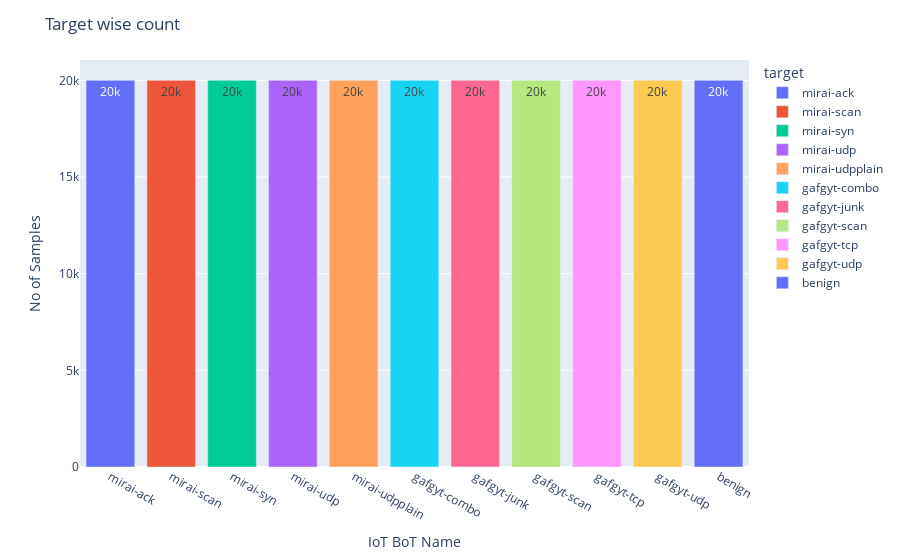

This figure's notebook cell:
### Code cell
target_counts = df["target"].value_counts()
display_bar_chart(target_counts, target_counts.index, target_counts.values, "Target wise count", "IoT BoT Name", "No of Samples")

### Figure 1 — Plotly figure (JSON) as saved in the notebook; plotly's stock layout.template omitted (floating-point values rounded to 4 significant figures)
{"data": [{"alignmentgroup": "True", "hovertemplate": "target=%{x}<br>y=%{y}<extra></extra>", "legendgroup": "mirai-ack", "marker": {"color": "#636efa", "pattern": {"shape": ""}}, "name": "mirai-ack", "offsetgroup": "mirai-ack", "orientation": "v", "showlegend": true, "textposition": "auto", "texttemplate": "%{y}", "type": "bar", "x": ["mirai-ack"], "xaxis": "x", "y": [20000], "yaxis": "y"}, {"alignmentgroup": "True", "hovertemplate": "target=%{x}<br>y=%{y}<extra></extra>", "legendgroup": "mirai-scan", "marker": {"color": "#EF553B", "pattern": {"shape": ""}}, "name": "mirai-scan", "offsetgroup": "mirai-scan", "orientation": "v", "showlegend": true, "textposition": "auto", "texttemplate": "%{y}", "type": "bar", "x": ["mirai-scan"], "xaxis": "x", "y": [20000], "yaxis": "y"}, {"alignmentgroup": "True", "hovertemplate": "target=%{x}<br>y=%{y}<extra></extra>", "legendgroup": "mirai-syn", "marker": {"color": "#00cc96", "pattern": {"shape": ""}}, "name": "mirai-syn", "offsetgroup": "mirai-syn", "orientation": "v", "showlegend": true, "textposition": "auto", "texttemplate": "%{y}", "type": "bar", "x": ["mirai-syn"], "xaxis": "x", "y": [20000], "yaxis": "y"}, {"alignmentgroup": "True", "hovertemplate": "target=%{x}<br>y=%{y}<extra></extra>", "legendgroup": "mirai-udp", "marker": {"color": "#ab63fa", "pattern": {"shape": ""}}, "name": "mirai-udp", "offsetgroup": "mirai-udp", "orientation": "v", "showlegend": true, "textposition": "auto", "texttemplate": "%{y}", "type": "bar", "x": ["mirai-udp"], "xaxis": "x", "y": [20000], "yaxis": "y"}, {"alignmentgroup": "True", "hovertemplate": "target=%{x}<br>y=%{y}<extra></extra>", "legendgroup": "mirai-udpplain", "marker": {"color": "#FFA15A", "pattern": {"shape": ""}}, "name": "mirai-udpplain", "offsetgroup": "mirai-udpplain", "orientation": "v", "showlegend": true, "textposition": "auto", "texttemplate": "%{y}", "type": "bar", "x": ["mirai-udpplain"], "xaxis": "x", "y": [20000], "yaxis": "y"}, {"alignmentgroup": "True", "hovertemplate": "target=%{x}<br>y=%{y}<extra></extra>", "legendgroup": "gafgyt-combo", "marker": {"color": "#19d3f3", "pattern": {"shape": ""}}, "name": "gafgyt-combo", "offsetgroup": "gafgyt-combo", "orientation": "v", "showlegend": true, "textposition": "auto", "texttemplate": "%{y}", "type": "bar", "x": ["gafgyt-combo"], "xaxis": "x", "y": [20000], "yaxis": "y"}, {"alignmentgroup": "True", "hovertemplate": "target=%{x}<br>y=%{y}<extra></extra>", "legendgroup": "gafgyt-junk", "marker": {"color": "#FF6692", "pattern": {"shape": ""}}, "name": "gafgyt-junk", "offsetgroup": "gafgyt-junk", "orientation": "v", "showlegend": true, "textposition": "auto", "texttemplate": "%{y}", "type": "bar", "x": ["gafgyt-junk"], "xaxis": "x", "y": [20000], "yaxis": "y"}, {"alignmentgroup": "True", "hovertemplate": "target=%{x}<br>y=%{y}<extra></extra>", "legendgroup": "gafgyt-scan", "marker": {"color": "#B6E880", "pattern": {"shape": ""}}, "name": "gafgyt-scan", "offsetgroup": "gafgyt-scan", "orientation": "v", "showlegend": true, "textposition": "auto", "texttemplate": "%{y}", "type": "bar", "x": ["gafgyt-scan"], "xaxis": "x", "y": [20000], "yaxis": "y"}, {"alignmentgroup": "True", "hovertemplate": "target=%{x}<br>y=%{y}<extra></extra>", "legendgroup": "gafgyt-tcp", "marker": {"color": "#FF97FF", "pattern": {"shape": ""}}, "name": "gafgyt-tcp", "offsetgroup": "gafgyt-tcp", "orientation": "v", "showlegend": true, "textposition": "auto", "texttemplate": "%{y}", "type": "bar", "x": ["gafgyt-tcp"], "xaxis": "x", "y": [20000], "yaxis": "y"}, {"alignmentgroup": "True", "hovertemplate": "target=%{x}<br>y=%{y}<extra></extra>", "legendgroup": "gafgyt-udp", "marker": {"color": "#FECB52", "pattern": {"shape": ""}}, "name": "gafgyt-udp", "offsetgroup": "gafgyt-udp", "orientation": "v", "showlegend": true, "textposition": "auto", "texttemplate": "%{y}", "type": "bar", "x": ["gafgyt-udp"], "xaxis": "x", "y": [20000], "yaxis": "y"}, {"alignmentgroup": "True", "hovertemplate": "target=%{x}<br>y=%{y}<extra></extra>", "legendgroup": "benign", "marker": {"color": "#636efa", "pattern": {"shape": ""}}, "name": "benign", "offsetgroup": "benign", "orientation": "v", "showlegend": true, "textposition": "auto", "texttemplate": "%{y}", "type": "bar", "x": ["benign"], "xaxis": "x", "y": [20000], "yaxis": "y"}], "layout": {"barmode": "relative", "legend": {"title": {"text": "target"}, "tracegroupgap": 0}, "margin": {"t": 60}, "title": {"text": "Target wise count"}, "xaxis": {"anchor": "y", "categoryarray": ["mirai-ack", "mirai-scan", "mirai-syn", "mirai-udp", "mirai-udpplain", "gafgyt-combo", "gafgyt-junk", "gafgyt-scan", "gafgyt-tcp", "gafgyt-udp", "benign"], "categoryorder": "array", "domain": [0, 1], "title": {"text": "IoT BoT Name"}}, "yaxis": {"anchor": "x", "domain": [0, 1], "title": {"text": "No of Samples"}}}}
